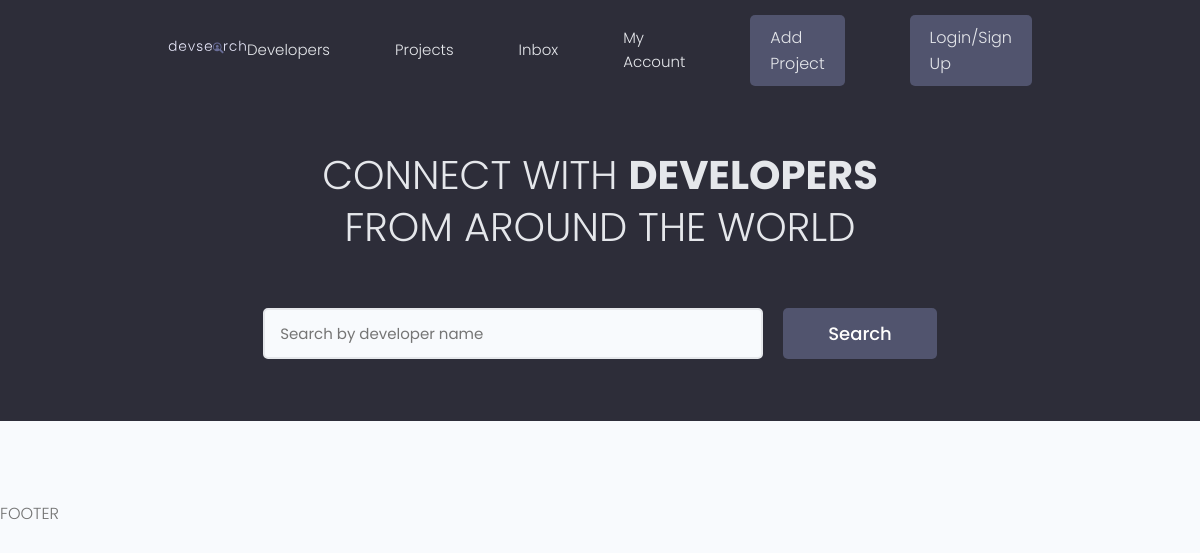
The app's page /, older data.
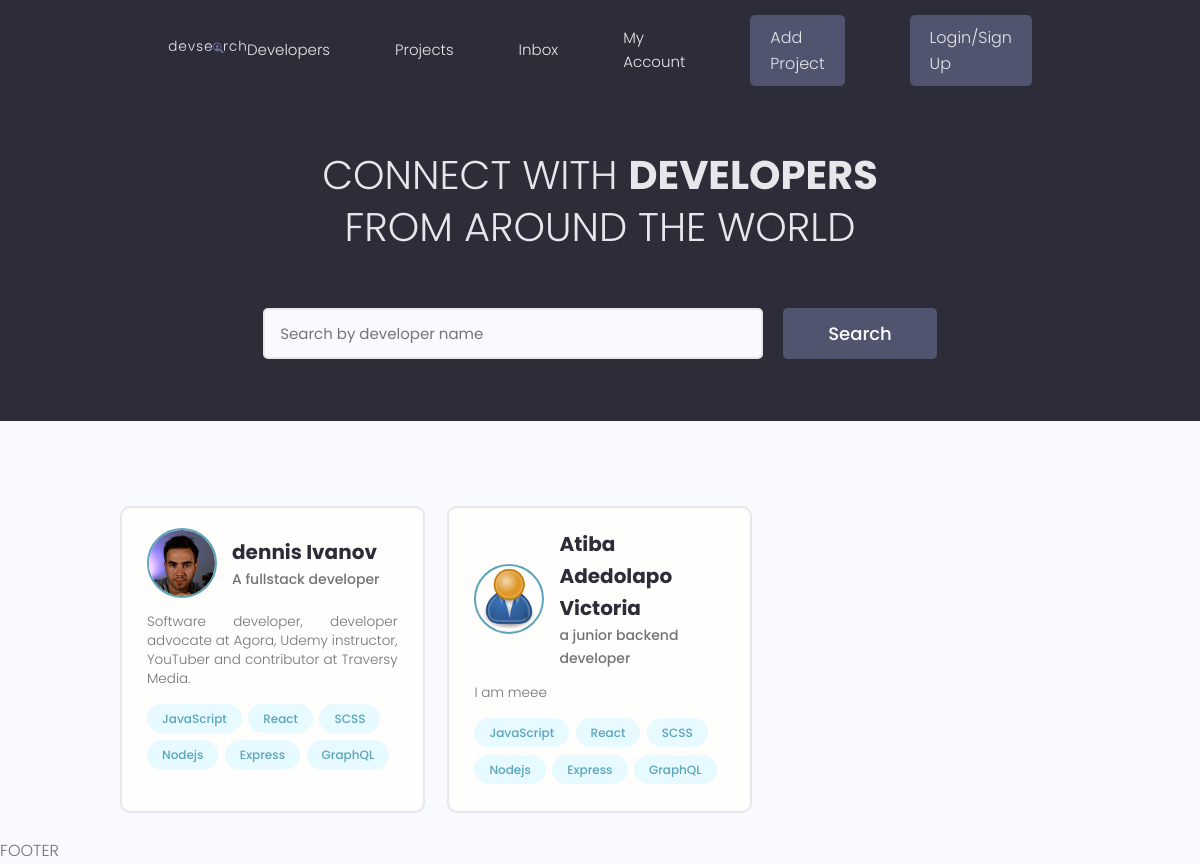
The same page, newer data.
### users/models.py (models this page shows, shortened)
class Profile(models.Model):
    user = models.OneToOneField(User, on_delete=models.CASCADE, null=True, blank=True)
    name = models.CharField(max_length=200, blank=True, null=True)
    email = models.EmailField(max_length=500, blank=True, null=True)
    username = models.CharField(max_length=200, blank=True, null=True)
    short_intro = models.CharField(max_length=200, blank=True, null=True)
    bio = models.TextField(blank=True, null=True)
    profile_image = models.ImageField(
        null=True, blank=True, upload_to='profiles/', default="profiles/user-default.png")
    social_github = models.CharField(max_length=200, blank=True, null=True)
    social_twitter = models.CharField(max_length=200, blank=True, null=True)
    social_linkedin = models.CharField(max_length=200, blank=True, null=True)
    social_youtube = models.CharField(max_length=200, blank=True, null=True)
    social_website = models.CharField(max_length=200, blank=True, null=True)
    created = models.DateTimeField(auto_now_add=True)
    id = models.UUIDField(default=uuid.uuid4, unique=True,
                          primary_key=True, editable=False)

### users/views.py (the view)
# urls.py: path('', views.profiles, name="profiles"),
def profiles(request):
    profiles = Profile.objects.all()
    context = {'profiles': profiles}
    return render(request, 'users/profile.html', context)

### users/templates/users/profile.html (shortened to what this page needs)
{% extends 'main.html' %}
{% block content %}
  <main class="home">
    <section class="hero-section text-center">
      <div class="container container--narrow">
        <div class="hero-section__box">
          <h2>CONNECT WITH <span>DEVELOPERS</span></h2>
          <h2>FROM AROUND THE WORLD</h2>
        </div>
        <div class="hero-section__search">
          <form class="form" action="#" method="get">
            <div class="form__field">
              <input class="input input--text" id="formInput#search" type="text" name="text"
                placeholder="Search by developer name" />
            </div>
            <input class="btn btn--sub btn--lg" type="submit" value="Search" />
          </form>
        </div>
      </div>
    </section>
    <section class="devlist">
      <div class="container">
        <div class="grid grid--three">
          {% for profile in profiles %}
          <div class="column card">
            <div class="dev">
              <a href="/profile.html" class="card__body">
                <div class="dev__profile">
                  <img class="avatar avatar--md" src="{{ profile.profile_image.url }}" alt="image" />
                  <div class="dev__meta">
                    <h3>{{ profile.name }}</h3>
                    <h5>{{profile.short_intro|slice:"60"}}</h5>
                  </div>
                </div>
                <p class="dev__info">{{profile.bio|slice:"150"}}</p>
                <div class="dev__skills">
                  <span class="tag tag--pill tag--main">
                    <small>JavaScript</small>
                  </span>
                  <span class="tag tag--pill tag--main">
                    <small>React</small>
                  </span>
                  <span class="tag tag--pill tag--main">
                    <small>SCSS</small>
                  </span>
                  <span class="tag tag--pill tag--main">
                    <small>Nodejs</small>
                  </span>
                  <span class="tag tag--pill tag--main">
                    <small>Express</small>
                  </span>
                  <span class="tag tag--pill tag--main">
                    <small>GraphQL</small>
                  </span>
                </div>
              </a>
            </div>
          </div>
          {% endfor %}
        </div>
      </div>
    </section>
  </main>
{% endblock content %}

### templates/main.html (shortened to what this page needs)
<!DOCTYPE html>
{% load static %}
<html lang="en">
<head>
  <link rel="stylesheet" href="https://cdn.iconmonstr.com/1.3.0/css/iconmonstr-iconic-font.min.css" />
  <link rel="stylesheet" href="{% static 'uikit/styles/uikit.css' %}"/>
  <link rel="stylesheet" href="{% static 'styles/app.css'%}" />
</head>
<body>
    {% include 'navbar.html' %}
    {% block content %}
    {% endblock content %}
    <p>FOOTER</p>
</body>
</html>

### templates/navbar.html (shortened to what this page needs)
{% load static %}
  <header class="header">
    <div class="container container--narrow">
      <a href="{% url 'projects' %}" class="header__logo">
        <img src="{% static 'images/logo.svg' %}" alt="DevSearch Logo" />
      </a>
      <nav class="header__nav">
        <ul class="header__menu">
          <li class="header__menuItem"><a href="{% url 'profiles' %}">Developers</a></li>
          <li class="header__menuItem"><a href="{% url 'projects' %} ">Projects</a></li>
          <li class="header__menuItem"><a href="">Inbox</a></li >
          <li class="header__menuItem"><a href="">My Account</a></li>
           <li class="header__menuItem"><a href="{% url 'create_project' %}" class="btn btn--sub">Add Project</a></li>
          <li class="header__menuItem"><a href="" class="btn btn--sub">Login/Sign Up</a></li>
        </ul>
      </nav>
    </div>
  </header>

### static/styles/app.css (style rules this page uses)
:root { --color-sub: #2d2d39; }
.btn--sub { background-color: var(--color-sub-light); }
.card { border: 2px solid var(--color-light); }
img { width: 100%; }
.header { position: sticky; z-index: 111; background-color: var(--color-sub); padding: 1.5rem 0; }
.header > .container { display: flex; justify-content: space-between; align-items: center; }
.header__logo > img { height: 3.8rem; }
.header__nav > ul { display: inline-flex; align-items: center; list-style: none; gap: 6.5rem; }
.header__menuItem > a { color: var(--color-light); font-weight: 300; }
.hero-section { height: 40vh; display: flex; align-items: center; background-color: var(--color-sub); }
.hero-section__box { margin-bottom: 4rem; }
.hero-section__box > h2, .hero-section__box > h2 > span { font-size: 4rem; color: var(--color-light); line-height: 1.3; text-transform: uppercase; }
.hero-section__box > h2 { font-weight: 300; }
.hero-section__box > h2 > span { font-weight: 700; }
.hero-section__search > .form { display: flex; align-items: center; justify-content: center; gap: 2rem; }
.hero-section__search > .form input.input--text { width: 50rem; }
.devlist { margin-top: 8rem; }
.devlist .grid { align-items: stretch; }
.devlist .dev .dev__profile { display: flex; align-items: center; gap: 1.5rem; }
.devlist .dev .dev__meta h3 { color: var(--color-sub); font-size: 2rem; font-weight: 700; }
.devlist .dev .dev__meta h5 { color: var(--color-text); font-size: 1.4rem; font-weight: 500; }
.devlist .dev .dev__info { margin: 1.5rem 0; font-size: 1.35rem; line-height: 1.4; text-align: justify; }

### static/uikit/styles/modules/_variables.css (style rules this page uses)
:root { --color-main: #5aa5b9; --color-main-light: #e6faff; --color-sub: #3f4156; --color-sub-light: #51546e; --color-sub-lighter: #ededfd; --color-text: #737373; --color-gray: #8b8b8b; --color-light: #e5e7eb; --color-light-gray: #767676; --color-bg: #f8fafd; --color-white: #fffefd; --color-white-light: #f3f3f3; --color-success: #359e64; --color-success-bg: #def8e8; --color-error: #fc4b0b; --color-error-bg: #fff2ee; --font-base: 'Poppins', arial, helvetica, 'Segoe UI', roboto, ubuntu, sans-serif; --font-monospace: 'Fira Code', 'Courier New', courier, monospace; --font-regular: 300; --font-medium: 500; --font-bold: 700; --generic-shadow: 1px 1px 5px #00000010; --generic-transition: all 0.3s ease-in-out; }

### static/uikit/styles/modules/_base.css (style rules this page uses)
* { margin: 0; padding: 0; box-sizing: border-box; text-rendering: optimizeLegibility; color: inherit; font-size: inherit; }
html { font-size: 50%; }
@media only screen and (min-width: 480px) { html { font-size: 56.25%; } }
@media only screen and (min-width: 1200px) { html { font-size: 62.5%; } }
body { line-height: 1.6; font-weight: 400; font-size: 1.5rem; color: var(--color-text); background-color: var(--color-bg); min-height: 100vh; }

### static/uikit/styles/modules/_typography.css (style rules this page uses)
* { font-family: var(--font-base); }
h2 { font-size: 3.6rem; font-weight: var(--font-bold); }
h3 { font-size: 3.2rem; font-weight: var(--font-medium); }
h5 { font-size: 2.4rem; font-weight: var(--font-medium); }
h5, h6 { font-weight: var(--font-regular); }
p, span, strong { font-size: 1.6rem; color: var(--color-text); font-weight: var(--font-regular); }
a { padding-bottom: 2px; text-decoration: none; display: inline-block; color: var(--color-main); font-weight: var(--font-medium); }

### static/uikit/styles/modules/_utilities.css (style rules this page uses)
.container { width: 92%; max-width: 165rem; margin: 0 auto; box-sizing: border-box; }
.container--narrow { width: 92%; max-width: 120rem; }
@media screen and (min-width: 1000px) { .container { width: 90%; } }
@media screen and (min-width: 1000px) { .container--narrow { width: 85%; } }
@media screen and (min-width: 1200px) { .container { width: 80%; } }
@media screen and (min-width: 1200px) { .container--narrow { width: 72%; } }
.text-center { text-align: center; }

### static/uikit/styles/modules/_avatar.css (style rules this page uses)
.avatar { border-radius: 50%; border: 2px solid var(--color-main); object-fit: cover; }
.avatar--md { height: 7rem; width: 7rem; }

### static/uikit/styles/modules/_button.css (style rules this page uses)
.btn { display: inline-block; position: relative; cursor: pointer; background-color: var(--color-light); font-weight: var(--font-medium); color: var(--color-sub); text-decoration: none; padding: 1rem 2rem; border-radius: 0.5rem; border: none; width: -webkit-fit-content; width: -moz-fit-content; width: fit-content; height: -webkit-fit-content; height: -moz-fit-content; height: fit-content; font-size: 1.6rem; outline-width: 0; outline-color: transparent; -webkit-backface-visibility: hidden; backface-visibility: hidden; transition: all 0.3s ease-in-out; }
.btn--sub { background-color: var(--color-sub); color: var(--color-white); }
.btn--lg { font-size: 1.8rem; padding: 1.2rem 4.5rem; }

Row changes from the older to the newer data that the page shows:
added Profile: profile_image (picture), name "dennis Ivanov", short_intro "A fullstack developer", bio "Software developer, developer advocate at Agora, Udemy instructor, YouTuber and contributor at Traversy Media."
added Profile: profile_image (placeholder picture), name "Atiba Adedolapo Victoria", short_intro "a junior backend developer", bio "I am meee"
